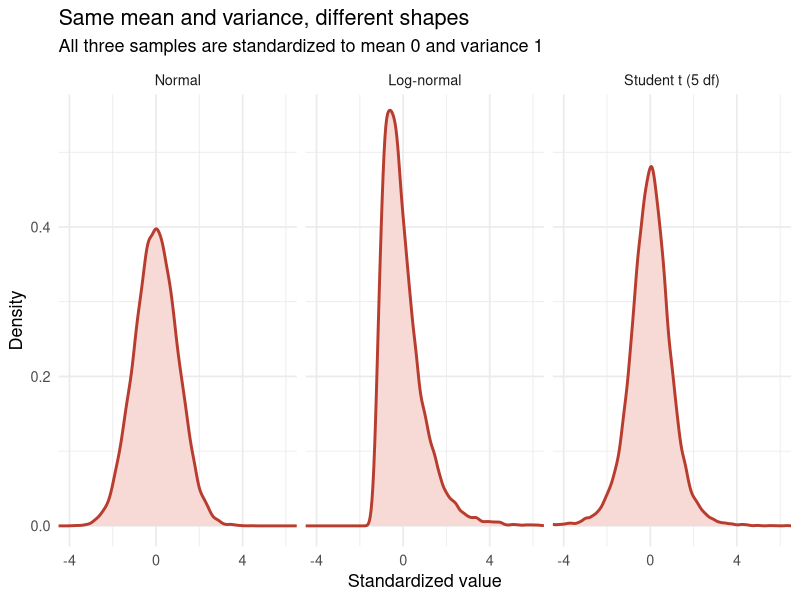

R code for this plot:
# Lecture 1: Mean, variance, skewness, and kurtosis
# Classroom question: Can equal means and variances hide different shapes?

library(ggplot2)

set.seed(2026)
number_of_draws <- 20000

raw_draws <- list(
  Normal = rnorm(number_of_draws),
  `Log-normal` = rlnorm(number_of_draws, sdlog = 0.55),
  `Student t (5 df)` = rt(number_of_draws, df = 5)
)

# Use population-style central moments to mirror the definitions in class.
moment_summary <- function(values) {
  centered_values <- values - mean(values)
  variance <- mean(centered_values^2)

  data.frame(
    mean = mean(values),
    variance = variance,
    standard_deviation = sqrt(variance),
    skewness = mean(centered_values^3) / variance^(3 / 2),
    kurtosis = mean(centered_values^4) / variance^2
  )
}

moment_table <- do.call(
  rbind,
  lapply(names(raw_draws), function(distribution_name) {
    summary_row <- moment_summary(raw_draws[[distribution_name]])
    summary_row$distribution <- distribution_name
    summary_row
  })
)

moment_table <- moment_table[
  , c(
    "distribution",
    "mean",
    "variance",
    "standard_deviation",
    "skewness",
    "kurtosis"
  )
]
moment_table[, -1] <- round(moment_table[, -1], 3)
moment_table

# Standardize each sample so the plots have the same center and spread.
standardize <- function(values) {
  centered_values <- values - mean(values)
  centered_values / sqrt(mean(centered_values^2))
}

shape_data <- do.call(
  rbind,
  lapply(names(raw_draws), function(distribution_name) {
    data.frame(
      standardized_value = standardize(raw_draws[[distribution_name]]),
      distribution = distribution_name
    )
  })
)

shape_data$distribution <- factor(
  shape_data$distribution,
  levels = c("Normal", "Log-normal", "Student t (5 df)")
)

shape_plot <- ggplot(shape_data, aes(standardized_value)) +
  geom_density(fill = "#F7D9D5", colour = "#B83D2F", linewidth = 1) +
  facet_wrap(~distribution, nrow = 1) +
  scale_x_continuous(breaks = c(-4, 0, 4)) +
  coord_cartesian(xlim = c(-4, 6), ylim = c(0, 0.55)) +
  labs(
    title = "Same mean and variance, different shapes",
    subtitle = "All three samples are standardized to mean 0 and variance 1",
    x = "Standardized value",
    y = "Density"
  ) +
  theme_minimal(base_size = 13)

print(shape_plot)
